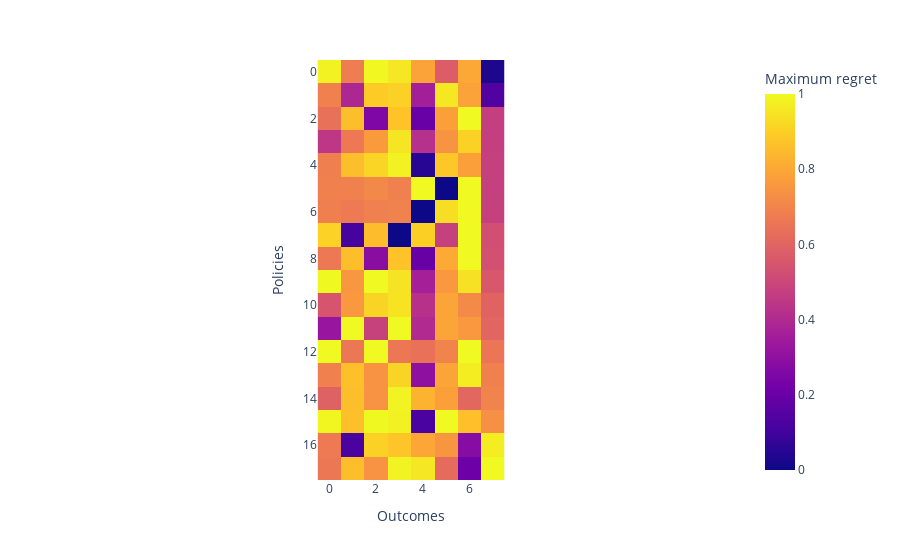

The cell this chart's notebook holds for it:
### Code cell
fig = px.imshow(max_regret/max_regret.max(), labels=dict(x="Outcomes", y = "Policies", color = "Maximum regret"))
fig.show()

### Figure 1 — Plotly figure (JSON) as saved in the notebook; plotly's stock layout.template omitted (floating-point values rounded to 4 significant figures; data arrays with more than 128 entries replaced by an {"elided": "..."} marker saying what was removed)
{"data": [{"coloraxis": "coloraxis", "hovertemplate": "Outcomes: %{x}<br>Policies: %{y}<br>Maximum regret: %{z}<extra></extra>", "type": "heatmap", "z": {"elided": "18x8 float values"}}], "layout": {"coloraxis": {"colorbar": {"title": {"text": "Maximum regret"}}, "colorscale": [[0, "#0d0887"], [0.1111, "#46039f"], [0.2222, "#7201a8"], [0.3333, "#9c179e"], [0.4444, "#bd3786"], [0.5556, "#d8576b"], [0.6667, "#ed7953"], [0.7778, "#fb9f3a"], [0.8889, "#fdca26"], [1, "#f0f921"]]}, "margin": {"t": 60}, "xaxis": {"constrain": "domain", "scaleanchor": "y", "title": {"text": "Outcomes"}}, "yaxis": {"autorange": "reversed", "constrain": "domain", "title": {"text": "Policies"}}}}
